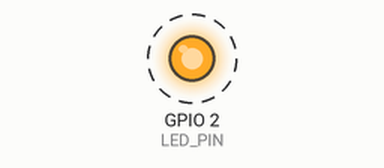
Bench run of a sketch on a simulated ESP32. On the bench: output pins drawn as LEDs (lit = HIGH). Dashed ring = blinking. What the sketch prints to the serial monitor is not drawn.

Above: at 0.5 s.
Timing chart, 0 to 4.6 s (numbered marks = the images above):
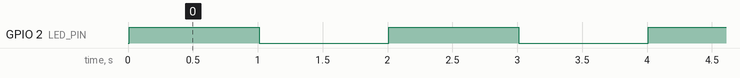

Measured:
- by itself, GPIO 2 (LED_PIN): alternates HIGH for 1.0 s and LOW for 1.0 s

The sketch:

01-blink.ino
```cpp
/*
 * Blink Example - Arduino IDE for ESP32
 * IoT Course - Spring 2026
 *
 * Blinks the built-in LED on GPIO 2.
 * Works in QEMU (GPIO state is tracked in emulation).
 *
 * To run in QEMU:
 *   cd esp32-qemu
 *   ./run-arduino-example.sh 01-blink
 */

#define LED_PIN 2

void setup() {
    Serial.begin(115200);
    pinMode(LED_PIN, OUTPUT);

    Serial.println();
    Serial.println("==========================================");
    Serial.println("  Arduino Blink Example (ESP32 QEMU)");
    Serial.println("  IoT Course - Spring 2026");
    Serial.println("==========================================");
    Serial.println();
}

void loop() {
    digitalWrite(LED_PIN, HIGH);
    Serial.println("LED ON  (GPIO 2 = HIGH)");
    delay(1000);

    digitalWrite(LED_PIN, LOW);
    Serial.println("LED OFF (GPIO 2 = LOW)");
    delay(1000);
}
```
